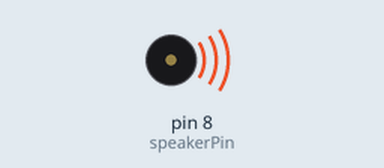
A sketch run on a simulated Arduino Uno, built with avr-gcc and run on an emulated ATmega328P. Parts: buzzer (waves = sounding).

Above: at 0.1 s.
Timing chart, 0 to 40.0 s (numbered marks = the images above):
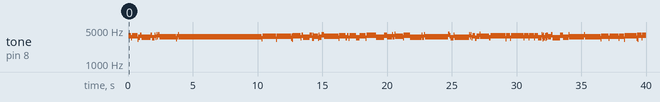

The sketch:

noisegen.ino
```cpp
#define speakerPin 8

unsigned long lastClick;


void setup()
{
    pinMode(speakerPin, OUTPUT);
    lastClick = micros();
}


//init with a 32 bit unsigned long value, can't be zero
#define LFSR_INIT 0xfeedfaceUL


//use bits {32,30,26,24} OR {32,16,3,2}
#define LFSR_MASK ((unsigned long)(1UL<<31 | 1UL<<15 | 1UL<<2 | 1UL<<1))


//see: http://arduino.stackexchange.com/questions/6715/audio-frequency-white-noise-generation-using-arduino-mini-pro
void generateNoise_a()
{
    unsigned long int reg;
    unsigned long int newr;
    unsigned char lobit;
    unsigned char b31, b29, b25, b24;
    b31 = (reg & (1L << 31)) >> 31;
    b29 = (reg & (1L << 29)) >> 29;
    b25 = (reg & (1L << 25)) >> 25;
    b24 = (reg & (1L << 24)) >> 24;
    lobit = b31 ^ b29 ^ b25 ^ b24;
    newr = (reg << 1) | lobit;
    reg = newr;
    digitalWrite (speakerPin, reg & 1);
    delayMicroseconds (50); //changing this val changes frequency
}


unsigned int generateNoise_b()
{
    // see "linear feedback shift register, Galois LFSR"
    static unsigned long int lfsr = LFSR_INIT; //start with 32 bits, non-zero
    if(lfsr & 1)
    {
        lfsr = (lfsr>>1) ^ LFSR_MASK;
        return(1);
    }
    else
    {
        lfsr >>= 1;
        return(0);
    }
}


void loop()
{
    if ((micros() - lastClick) > 50)
    {
        lastClick = micros();
        digitalWrite (speakerPin, generateNoise_b());
    }
}
```

Measured:
- by itself, tone on pin 8 (speakerPin): plays 3781 Hz for 0.20 s, 3480 Hz for 0.08 s, 3816 Hz for 0.44 s, 3197 Hz for 0.04 s, 3525 Hz for 0.16 s, 3891 Hz for 0.12 s … (124 notes in this stretch)
